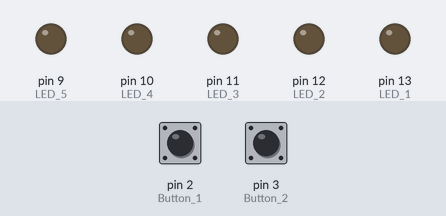
Recording of a sketch running on a simulated Arduino Uno, built with avr-gcc and run on an emulated ATmega328P. Shown: output pins drawn as LEDs (lit = HIGH). Inputs (shaded band) come from the test bench; at power-on: pin 2 (Button_1) LOW, pin 3 (Button_2) LOW.

Above: at 1.2 s.
1.3 s: pin 2 (Button_1) pulled HIGH for 0.15 s
At 3.6 s:
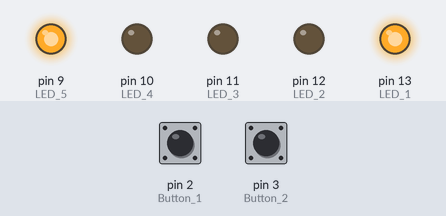
4.4 s: pin 3 (Button_2) pulled HIGH for 1 s
At 7.7 s:
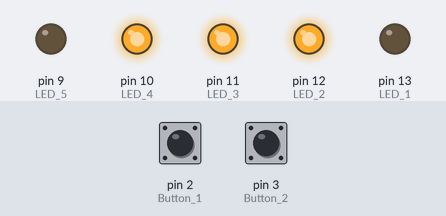
8.4 s: pin 2 (Button_1) pulled HIGH for 3.2 s
At 11.0 s:
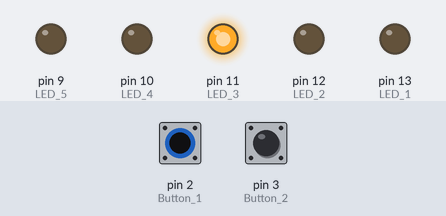
14.6 s: pin 2 (Button_1) pulled HIGH for 1 s
At 17.7 s:
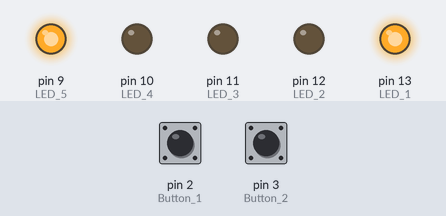
18.6 s: pin 3 (Button_2) pulled HIGH for 3.2 s
At 21.0 s:
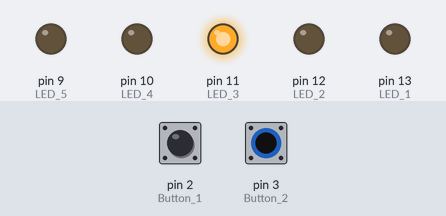
Timing chart, 0 to 24.3 s (numbered marks = the images above; inputs shaded):
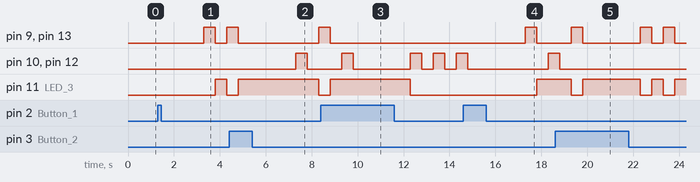

The sketch:

Working_Attempt_-_Assignment_1.ino
```cpp
//initializing the Led Pins in the program

const int LED_1 = 13;
const int LED_2 = 12;
const int LED_3 = 11;
const int LED_4 = 10;
const int LED_5 = 9;

//initailizing the Button Pins in the program

const int Button_1 = 2;
const int Button_2 = 3;

//initializing the state of the Buttons in the program

int ButtonState_1;
int ButtonState_2;

//initializing the Patterns of the two buttons in the program

int Pattern_1;
int Pattern_2;

//initializing a delay value for the Buttons' patterns

int DelayValue = 500;

void setup()
{
  //LEDs from 1 to 5 in the breadboad are OUTPUT values to the program

  pinMode(LED_1, OUTPUT);
  pinMode(LED_2, OUTPUT);
  pinMode(LED_3, OUTPUT);
  pinMode(LED_4, OUTPUT);
  pinMode(LED_5, OUTPUT);

  //Two Buttons in the breadboard are considered as INPUT values to the program

  pinMode(Button_1, INPUT);
  pinMode(Button_2, INPUT);

}

void loop()
{

  //reading values from Button_1 to the state of the Button " ButtonState_1 "

  ButtonState_1 = digitalRead(Button_1);

  // if the state of the First button is at a HIGH value, proceed

  if (ButtonState_1 == HIGH)
  {
    //an increment for the First Pattern will help to indicate " ButtonState_1 " to the Pattern

    Pattern_1++;

    delay(2000);
  }

  //initialing the First Pattern for the Blue Button and LEDs

  if (Pattern_1 == 1)
  {
    digitalWrite(LED_1, 1);
    digitalWrite(LED_3, 0);
    digitalWrite(LED_5, 1);

    delay(DelayValue);

    digitalWrite(LED_1, 0);
    digitalWrite(LED_3, 1);
    digitalWrite(LED_5, 0);

    delay(DelayValue);
  }

  //initializing an extra pattern without a role in LEDs
  //This pattern is intialized for the sake of switching the Blue Button to " LOW " (Off)

  if (Pattern_1 == 2)
  {
    digitalWrite(LED_1, 0);
    digitalWrite(LED_3, 0);
    digitalWrite(LED_5, 0);

    //Returning values to the first Pattern after a press on the Blue Button.

    Pattern_1 = 0;
  }

  //reading values from Button_2 to the state of the Button " ButtonState_2 "

  ButtonState_2 = digitalRead(Button_2);

  // if the state of the Second button is at a HIGH value, proceed

  if (ButtonState_2 == HIGH)
  {

    //an increment for the First Pattern will help to indicate " ButtonState_2 " to the Pattern

    Pattern_2++;
    delay(2000);
  }

  //initialing the First Pattern for the Red Button and LEDs

  if (Pattern_2 == 1)
  {
    digitalWrite(LED_2, 1);
    digitalWrite(LED_4, 1);

    delay(DelayValue);

    digitalWrite(LED_2, 0);
    digitalWrite(LED_4, 0);

    delay(DelayValue);
  }

  //initializing an extra pattern without a role in LEDs
  //This pattern is intialized for the sake of switching the Red Button to " LOW " (Off)

  if (Pattern_2 == 2)
  {
    digitalWrite(LED_2, 0);
    digitalWrite(LED_4, 0);

    //Returning values to the first Pattern after a press on the Red Button.

    Pattern_2 = 0;
  }
}
```

Measured:
- after the input at 1.3 s, pin 9 (LED_5), pin 13 (LED_1): LOW → HIGH after 2.0 s, → LOW 0.50 s later, → HIGH 0.50 s later; pin 11 (LED_3): LOW → HIGH after 2.5 s, → LOW 0.50 s later
- after the input at 4.4 s, pin 10 (LED_4), pin 12 (LED_2): LOW → HIGH after 2.9 s, → LOW 0.50 s later
- after the input at 8.4 s, pin 9 (LED_5), pin 13 (LED_1): goes on until 8.8 s, then stays LOW
- after the input at 14.6 s, pin 9 (LED_5), pin 13 (LED_1): LOW → HIGH after 2.7 s, → LOW 0.50 s later; pin 11 (LED_3): LOW → HIGH after 3.2 s
- after the input at 18.6 s, pin 10 (LED_4), pin 12 (LED_2): goes on until 18.8 s, then stays LOW
